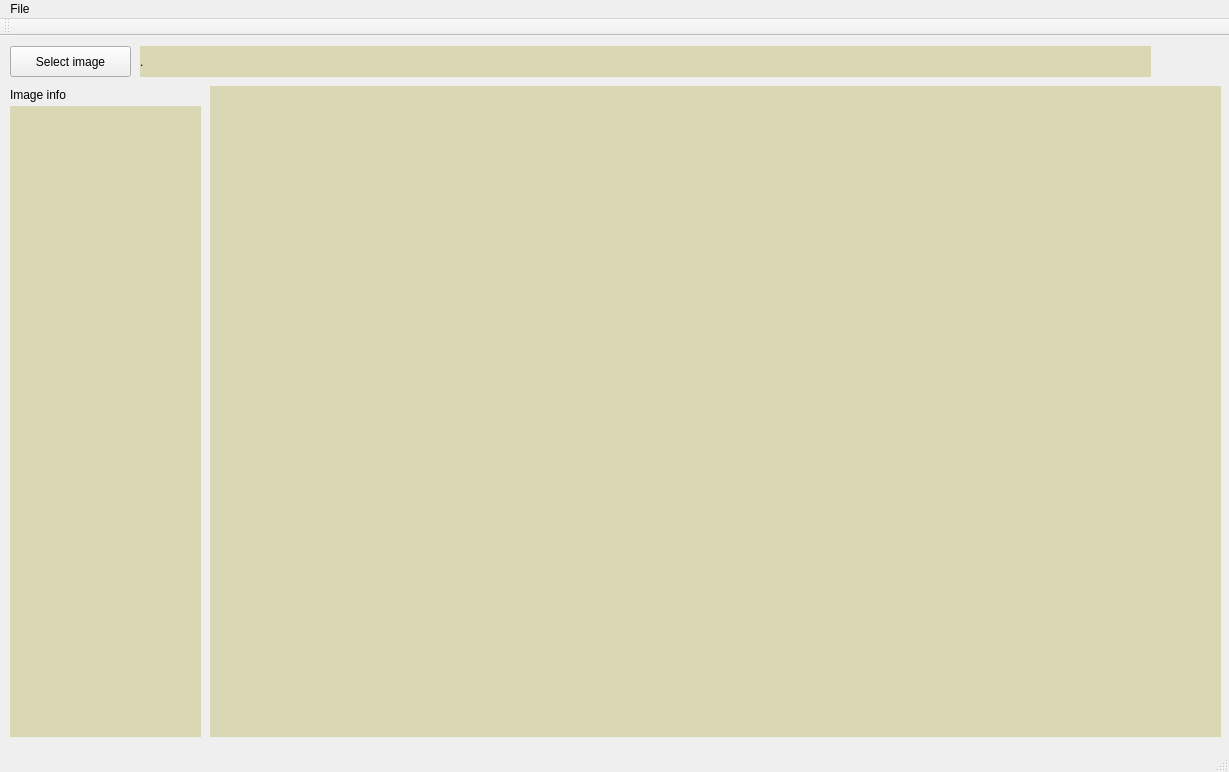
<?xml version="1.0" encoding="UTF-8"?>
<ui version="4.0">
 <class>MainWindow</class>
 <widget class="QMainWindow" name="MainWindow">
  <property name="geometry">
   <rect>
    <x>0</x>
    <y>0</y>
    <width>1229</width>
    <height>772</height>
   </rect>
  </property>
  <property name="windowTitle">
   <string>MainWindow</string>
  </property>
  <widget class="QWidget" name="centralWidget">
   <widget class="QPushButton" name="pb_SelectImg">
    <property name="geometry">
     <rect>
      <x>10</x>
      <y>10</y>
      <width>121</width>
      <height>31</height>
     </rect>
    </property>
    <property name="text">
     <string>Select image</string>
    </property>
   </widget>
   <widget class="QLabel" name="lb_fname">
    <property name="geometry">
     <rect>
      <x>140</x>
      <y>10</y>
      <width>1011</width>
      <height>31</height>
     </rect>
    </property>
    <property name="palette">
     <palette>
      <active>
       <colorrole role="WindowText">
        <brush brushstyle="SolidPattern">
         <color alpha="255">
          <red>0</red>
          <green>0</green>
          <blue>0</blue>
         </color>
        </brush>
       </colorrole>
       <colorrole role="Button">
        <brush brushstyle="SolidPattern">
         <color alpha="255">
          <red>218</red>
          <green>215</green>
          <blue>181</blue>
         </color>
        </brush>
       </colorrole>
       <colorrole role="Light">
        <brush brushstyle="SolidPattern">
         <color alpha="255">
          <red>255</red>
          <green>255</green>
          <blue>255</blue>
         </color>
        </brush>
       </colorrole>
       <colorrole role="Midlight">
        <brush brushstyle="SolidPattern">
         <color alpha="255">
          <red>236</red>
          <green>235</green>
          <blue>218</blue>
         </color>
        </brush>
       </colorrole>
       <colorrole role="Dark">
        <brush brushstyle="SolidPattern">
         <color alpha="255">
          <red>109</red>
          <green>107</green>
          <blue>90</blue>
         </color>
        </brush>
       </colorrole>
       <colorrole role="Mid">
        <brush brushstyle="SolidPattern">
         <color alpha="255">
          <red>145</red>
          <green>143</green>
          <blue>121</blue>
         </color>
        </brush>
       </colorrole>
       <colorrole role="Text">
        <brush brushstyle="SolidPattern">
         <color alpha="255">
          <red>0</red>
          <green>0</green>
          <blue>0</blue>
         </color>
        </brush>
       </colorrole>
       <colorrole role="BrightText">
        <brush brushstyle="SolidPattern">
         <color alpha="255">
          <red>255</red>
          <green>255</green>
          <blue>255</blue>
         </color>
        </brush>
       </colorrole>
       <colorrole role="ButtonText">
        <brush brushstyle="SolidPattern">
         <color alpha="255">
          <red>0</red>
          <green>0</green>
          <blue>0</blue>
         </color>
        </brush>
       </colorrole>
       <colorrole role="Base">
        <brush brushstyle="SolidPattern">
         <color alpha="255">
          <red>255</red>
          <green>255</green>
          <blue>255</blue>
         </color>
        </brush>
       </colorrole>
       <colorrole role="Window">
        <brush brushstyle="SolidPattern">
         <color alpha="255">
          <red>218</red>
          <green>215</green>
          <blue>181</blue>
         </color>
        </brush>
       </colorrole>
       <colorrole role="Shadow">
        <brush brushstyle="SolidPattern">
         <color alpha="255">
          <red>0</red>
          <green>0</green>
          <blue>0</blue>
         </color>
        </brush>
       </colorrole>
       <colorrole role="AlternateBase">
        <brush brushstyle="SolidPattern">
         <color alpha="255">
          <red>236</red>
          <green>235</green>
          <blue>218</blue>
         </color>
        </brush>
       </colorrole>
       <colorrole role="ToolTipBase">
        <brush brushstyle="SolidPattern">
         <color alpha="255">
          <red>255</red>
          <green>255</green>
          <blue>220</blue>
         </color>
        </brush>
       </colorrole>
       <colorrole role="ToolTipText">
        <brush brushstyle="SolidPattern">
         <color alpha="255">
          <red>0</red>
          <green>0</green>
          <blue>0</blue>
         </color>
        </brush>
       </colorrole>
      </active>
      <inactive>
       <colorrole role="WindowText">
        <brush brushstyle="SolidPattern">
         <color alpha="255">
          <red>0</red>
          <green>0</green>
          <blue>0</blue>
         </color>
        </brush>
       </colorrole>
       <colorrole role="Button">
        <brush brushstyle="SolidPattern">
         <color alpha="255">
          <red>218</red>
          <green>215</green>
          <blue>181</blue>
         </color>
        </brush>
       </colorrole>
       <colorrole role="Light">
        <brush brushstyle="SolidPattern">
         <color alpha="255">
          <red>255</red>
          <green>255</green>
          <blue>255</blue>
         </color>
        </brush>
       </colorrole>
       <colorrole role="Midlight">
        <brush brushstyle="SolidPattern">
         <color alpha="255">
          <red>236</red>
          <green>235</green>
          <blue>218</blue>
         </color>
        </brush>
       </colorrole>
       <colorrole role="Dark">
        <brush brushstyle="SolidPattern">
         <color alpha="255">
          <red>109</red>
          <green>107</green>
          <blue>90</blue>
         </color>
        </brush>
       </colorrole>
       <colorrole role="Mid">
        <brush brushstyle="SolidPattern">
         <color alpha="255">
          <red>145</red>
          <green>143</green>
          <blue>121</blue>
         </color>
        </brush>
       </colorrole>
       <colorrole role="Text">
        <brush brushstyle="SolidPattern">
         <color alpha="255">
          <red>0</red>
          <green>0</green>
          <blue>0</blue>
         </color>
        </brush>
       </colorrole>
       <colorrole role="BrightText">
        <brush brushstyle="SolidPattern">
         <color alpha="255">
          <red>255</red>
          <green>255</green>
          <blue>255</blue>
         </color>
        </brush>
       </colorrole>
       <colorrole role="ButtonText">
        <brush brushstyle="SolidPattern">
         <color alpha="255">
          <red>0</red>
          <green>0</green>
          <blue>0</blue>
         </color>
        </brush>
       </colorrole>
       <colorrole role="Base">
        <brush brushstyle="SolidPattern">
         <color alpha="255">
          <red>255</red>
          <green>255</green>
          <blue>255</blue>
         </color>
        </brush>
       </colorrole>
       <colorrole role="Window">
        <brush brushstyle="SolidPattern">
         <color alpha="255">
          <red>218</red>
          <green>215</green>
          <blue>181</blue>
         </color>
        </brush>
       </colorrole>
       <colorrole role="Shadow">
        <brush brushstyle="SolidPattern">
         <color alpha="255">
          <red>0</red>
          <green>0</green>
          <blue>0</blue>
         </color>
        </brush>
       </colorrole>
       <colorrole role="AlternateBase">
        <brush brushstyle="SolidPattern">
         <color alpha="255">
          <red>236</red>
          <green>235</green>
          <blue>218</blue>
         </color>
        </brush>
       </colorrole>
       <colorrole role="ToolTipBase">
        <brush brushstyle="SolidPattern">
         <color alpha="255">
          <red>255</red>
          <green>255</green>
          <blue>220</blue>
         </color>
        </brush>
       </colorrole>
       <colorrole role="ToolTipText">
        <brush brushstyle="SolidPattern">
         <color alpha="255">
          <red>0</red>
          <green>0</green>
          <blue>0</blue>
         </color>
        </brush>
       </colorrole>
      </inactive>
      <disabled>
       <colorrole role="WindowText">
        <brush brushstyle="SolidPattern">
         <color alpha="255">
          <red>109</red>
          <green>107</green>
          <blue>90</blue>
         </color>
        </brush>
       </colorrole>
       <colorrole role="Button">
        <brush brushstyle="SolidPattern">
         <color alpha="255">
          <red>218</red>
          <green>215</green>
          <blue>181</blue>
         </color>
        </brush>
       </colorrole>
       <colorrole role="Light">
        <brush brushstyle="SolidPattern">
         <color alpha="255">
          <red>255</red>
          <green>255</green>
          <blue>255</blue>
         </color>
        </brush>
       </colorrole>
       <colorrole role="Midlight">
        <brush brushstyle="SolidPattern">
         <color alpha="255">
          <red>236</red>
          <green>235</green>
          <blue>218</blue>
         </color>
        </brush>
       </colorrole>
       <colorrole role="Dark">
        <brush brushstyle="SolidPattern">
         <color alpha="255">
          <red>109</red>
          <green>107</green>
          <blue>90</blue>
         </color>
        </brush>
       </colorrole>
       <colorrole role="Mid">
        <brush brushstyle="SolidPattern">
         <color alpha="255">
          <red>145</red>
          <green>143</green>
          <blue>121</blue>
         </color>
        </brush>
       </colorrole>
       <colorrole role="Text">
        <brush brushstyle="SolidPattern">
         <color alpha="255">
          <red>109</red>
          <green>107</green>
          <blue>90</blue>
         </color>
        </brush>
       </colorrole>
       <colorrole role="BrightText">
        <brush brushstyle="SolidPattern">
         <color alpha="255">
          <red>255</red>
          <green>255</green>
          <blue>255</blue>
         </color>
        </brush>
       </colorrole>
       <colorrole role="ButtonText">
        <brush brushstyle="SolidPattern">
         <color alpha="255">
          <red>109</red>
          <green>107</green>
          <blue>90</blue>
         </color>
        </brush>
       </colorrole>
       <colorrole role="Base">
        <brush brushstyle="SolidPattern">
         <color alpha="255">
          <red>218</red>
          <green>215</green>
          <blue>181</blue>
         </color>
        </brush>
       </colorrole>
       <colorrole role="Window">
        <brush brushstyle="SolidPattern">
         <color alpha="255">
          <red>218</red>
          <green>215</green>
          <blue>181</blue>
         </color>
        </brush>
       </colorrole>
       <colorrole role="Shadow">
        <brush brushstyle="SolidPattern">
         <color alpha="255">
          <red>0</red>
          <green>0</green>
          <blue>0</blue>
         </color>
        </brush>
       </colorrole>
       <colorrole role="AlternateBase">
        <brush brushstyle="SolidPattern">
         <color alpha="255">
          <red>218</red>
          <green>215</green>
          <blue>181</blue>
         </color>
        </brush>
       </colorrole>
       <colorrole role="ToolTipBase">
        <brush brushstyle="SolidPattern">
         <color alpha="255">
          <red>255</red>
          <green>255</green>
          <blue>220</blue>
         </color>
        </brush>
       </colorrole>
       <colorrole role="ToolTipText">
        <brush brushstyle="SolidPattern">
         <color alpha="255">
          <red>0</red>
          <green>0</green>
          <blue>0</blue>
         </color>
        </brush>
       </colorrole>
      </disabled>
     </palette>
    </property>
    <property name="autoFillBackground">
     <bool>true</bool>
    </property>
    <property name="text">
     <string>.</string>
    </property>
    <property name="margin">
     <number>1</number>
    </property>
   </widget>
   <widget class="QLabel" name="lb_imgInfo">
    <property name="geometry">
     <rect>
      <x>10</x>
      <y>70</y>
      <width>191</width>
      <height>631</height>
     </rect>
    </property>
    <property name="palette">
     <palette>
      <active>
       <colorrole role="WindowText">
        <brush brushstyle="SolidPattern">
         <color alpha="255">
          <red>0</red>
          <green>0</green>
          <blue>0</blue>
         </color>
        </brush>
       </colorrole>
       <colorrole role="Button">
        <brush brushstyle="SolidPattern">
         <color alpha="255">
          <red>218</red>
          <green>215</green>
          <blue>181</blue>
         </color>
        </brush>
       </colorrole>
       <colorrole role="Light">
        <brush brushstyle="SolidPattern">
         <color alpha="255">
          <red>255</red>
          <green>255</green>
          <blue>255</blue>
         </color>
        </brush>
       </colorrole>
       <colorrole role="Midlight">
        <brush brushstyle="SolidPattern">
         <color alpha="255">
          <red>236</red>
          <green>235</green>
          <blue>218</blue>
         </color>
        </brush>
       </colorrole>
       <colorrole role="Dark">
        <brush brushstyle="SolidPattern">
         <color alpha="255">
          <red>109</red>
          <green>107</green>
          <blue>90</blue>
         </color>
        </brush>
       </colorrole>
       <colorrole role="Mid">
        <brush brushstyle="SolidPattern">
         <color alpha="255">
          <red>145</red>
          <green>143</green>
          <blue>121</blue>
         </color>
        </brush>
       </colorrole>
       <colorrole role="Text">
        <brush brushstyle="SolidPattern">
         <color alpha="255">
          <red>0</red>
          <green>0</green>
          <blue>0</blue>
         </color>
        </brush>
       </colorrole>
       <colorrole role="BrightText">
        <brush brushstyle="SolidPattern">
         <color alpha="255">
          <red>255</red>
          <green>255</green>
          <blue>255</blue>
         </color>
        </brush>
       </colorrole>
       <colorrole role="ButtonText">
        <brush brushstyle="SolidPattern">
         <color alpha="255">
          <red>0</red>
          <green>0</green>
          <blue>0</blue>
         </color>
        </brush>
       </colorrole>
       <colorrole role="Base">
        <brush brushstyle="SolidPattern">
         <color alpha="255">
          <red>255</red>
          <green>255</green>
          <blue>255</blue>
         </color>
        </brush>
       </colorrole>
       <colorrole role="Window">
        <brush brushstyle="SolidPattern">
         <color alpha="255">
          <red>218</red>
          <green>215</green>
          <blue>181</blue>
         </color>
        </brush>
       </colorrole>
       <colorrole role="Shadow">
        <brush brushstyle="SolidPattern">
         <color alpha="255">
          <red>0</red>
          <green>0</green>
          <blue>0</blue>
         </color>
        </brush>
       </colorrole>
       <colorrole role="AlternateBase">
        <brush brushstyle="SolidPattern">
         <color alpha="255">
          <red>236</red>
          <green>235</green>
          <blue>218</blue>
         </color>
        </brush>
       </colorrole>
       <colorrole role="ToolTipBase">
        <brush brushstyle="SolidPattern">
         <color alpha="255">
          <red>255</red>
          <green>255</green>
          <blue>220</blue>
         </color>
        </brush>
       </colorrole>
       <colorrole role="ToolTipText">
        <brush brushstyle="SolidPattern">
         <color alpha="255">
          <red>0</red>
          <green>0</green>
          <blue>0</blue>
         </color>
        </brush>
       </colorrole>
      </active>
      <inactive>
       <colorrole role="WindowText">
        <brush brushstyle="SolidPattern">
         <color alpha="255">
          <red>0</red>
          <green>0</green>
          <blue>0</blue>
         </color>
        </brush>
       </colorrole>
       <colorrole role="Button">
        <brush brushstyle="SolidPattern">
         <color alpha="255">
          <red>218</red>
          <green>215</green>
          <blue>181</blue>
         </color>
        </brush>
       </colorrole>
       <colorrole role="Light">
        <brush brushstyle="SolidPattern">
         <color alpha="255">
          <red>255</red>
          <green>255</green>
          <blue>255</blue>
         </color>
        </brush>
       </colorrole>
       <colorrole role="Midlight">
        <brush brushstyle="SolidPattern">
         <color alpha="255">
          <red>236</red>
          <green>235</green>
          <blue>218</blue>
         </color>
        </brush>
       </colorrole>
       <colorrole role="Dark">
        <brush brushstyle="SolidPattern">
         <color alpha="255">
          <red>109</red>
          <green>107</green>
          <blue>90</blue>
         </color>
        </brush>
       </colorrole>
       <colorrole role="Mid">
        <brush brushstyle="SolidPattern">
         <color alpha="255">
          <red>145</red>
          <green>143</green>
          <blue>121</blue>
         </color>
        </brush>
       </colorrole>
       <colorrole role="Text">
        <brush brushstyle="SolidPattern">
         <color alpha="255">
          <red>0</red>
          <green>0</green>
          <blue>0</blue>
         </color>
        </brush>
       </colorrole>
       <colorrole role="BrightText">
        <brush brushstyle="SolidPattern">
         <color alpha="255">
          <red>255</red>
          <green>255</green>
          <blue>255</blue>
         </color>
        </brush>
       </colorrole>
       <colorrole role="ButtonText">
        <brush brushstyle="SolidPattern">
         <color alpha="255">
          <red>0</red>
          <green>0</green>
          <blue>0</blue>
         </color>
        </brush>
       </colorrole>
       <colorrole role="Base">
        <brush brushstyle="SolidPattern">
         <color alpha="255">
          <red>255</red>
          <green>255</green>
          <blue>255</blue>
         </color>
        </brush>
       </colorrole>
       <colorrole role="Window">
        <brush brushstyle="SolidPattern">
         <color alpha="255">
          <red>218</red>
          <green>215</green>
          <blue>181</blue>
         </color>
        </brush>
       </colorrole>
       <colorrole role="Shadow">
        <brush brushstyle="SolidPattern">
         <color alpha="255">
          <red>0</red>
          <green>0</green>
          <blue>0</blue>
         </color>
        </brush>
       </colorrole>
       <colorrole role="AlternateBase">
        <brush brushstyle="SolidPattern">
         <color alpha="255">
          <red>236</red>
          <green>235</green>
          <blue>218</blue>
         </color>
        </brush>
       </colorrole>
       <colorrole role="ToolTipBase">
        <brush brushstyle="SolidPattern">
         <color alpha="255">
          <red>255</red>
          <green>255</green>
          <blue>220</blue>
         </color>
        </brush>
       </colorrole>
       <colorrole role="ToolTipText">
        <brush brushstyle="SolidPattern">
         <color alpha="255">
          <red>0</red>
          <green>0</green>
          <blue>0</blue>
         </color>
        </brush>
       </colorrole>
      </inactive>
      <disabled>
       <colorrole role="WindowText">
        <brush brushstyle="SolidPattern">
         <color alpha="255">
          <red>109</red>
          <green>107</green>
          <blue>90</blue>
         </color>
        </brush>
       </colorrole>
       <colorrole role="Button">
        <brush brushstyle="SolidPattern">
         <color alpha="255">
          <red>218</red>
          <green>215</green>
          <blue>181</blue>
         </color>
        </brush>
       </colorrole>
       <colorrole role="Light">
        <brush brushstyle="SolidPattern">
         <color alpha="255">
          <red>255</red>
          <green>255</green>
          <blue>255</blue>
         </color>
        </brush>
       </colorrole>
       <colorrole role="Midlight">
        <brush brushstyle="SolidPattern">
         <color alpha="255">
          <red>236</red>
          <green>235</green>
          <blue>218</blue>
         </color>
        </brush>
       </colorrole>
       <colorrole role="Dark">
        <brush brushstyle="SolidPattern">
         <color alpha="255">
          <red>109</red>
          <green>107</green>
          <blue>90</blue>
         </color>
        </brush>
       </colorrole>
       <colorrole role="Mid">
        <brush brushstyle="SolidPattern">
         <color alpha="255">
          <red>145</red>
          <green>143</green>
          <blue>121</blue>
         </color>
        </brush>
       </colorrole>
       <colorrole role="Text">
        <brush brushstyle="SolidPattern">
         <color alpha="255">
          <red>109</red>
          <green>107</green>
          <blue>90</blue>
         </color>
        </brush>
       </colorrole>
       <colorrole role="BrightText">
        <brush brushstyle="SolidPattern">
         <color alpha="255">
          <red>255</red>
          <green>255</green>
          <blue>255</blue>
         </color>
        </brush>
       </colorrole>
       <colorrole role="ButtonText">
        <brush brushstyle="SolidPattern">
         <color alpha="255">
          <red>109</red>
          <green>107</green>
          <blue>90</blue>
         </color>
        </brush>
       </colorrole>
       <colorrole role="Base">
        <brush brushstyle="SolidPattern">
         <color alpha="255">
          <red>218</red>
          <green>215</green>
          <blue>181</blue>
         </color>
        </brush>
       </colorrole>
       <colorrole role="Window">
        <brush brushstyle="SolidPattern">
         <color alpha="255">
          <red>218</red>
          <green>215</green>
          <blue>181</blue>
         </color>
        </brush>
       </colorrole>
       <colorrole role="Shadow">
        <brush brushstyle="SolidPattern">
         <color alpha="255">
          <red>0</red>
          <green>0</green>
          <blue>0</blue>
         </color>
        </brush>
       </colorrole>
       <colorrole role="AlternateBase">
        <brush brushstyle="SolidPattern">
         <color alpha="255">
          <red>218</red>
          <green>215</green>
          <blue>181</blue>
         </color>
        </brush>
       </colorrole>
       <colorrole role="ToolTipBase">
        <brush brushstyle="SolidPattern">
         <color alpha="255">
          <red>255</red>
          <green>255</green>
          <blue>220</blue>
         </color>
        </brush>
       </colorrole>
       <colorrole role="ToolTipText">
        <brush brushstyle="SolidPattern">
         <color alpha="255">
          <red>0</red>
          <green>0</green>
          <blue>0</blue>
         </color>
        </brush>
       </colorrole>
      </disabled>
     </palette>
    </property>
    <property name="autoFillBackground">
     <bool>true</bool>
    </property>
    <property name="text">
     <string>&lt;html&gt;&lt;head/&gt;&lt;body&gt;&lt;p&gt;&lt;br/&gt;&lt;/p&gt;&lt;/body&gt;&lt;/html&gt;</string>
    </property>
    <property name="margin">
     <number>1</number>
    </property>
   </widget>
   <widget class="QLabel" name="label">
    <property name="geometry">
     <rect>
      <x>10</x>
      <y>50</y>
      <width>111</width>
      <height>17</height>
     </rect>
    </property>
    <property name="text">
     <string>Image info</string>
    </property>
   </widget>
   <widget class="QLabel" name="lb_img">
    <property name="geometry">
     <rect>
      <x>210</x>
      <y>50</y>
      <width>1011</width>
      <height>651</height>
     </rect>
    </property>
    <property name="palette">
     <palette>
      <active>
       <colorrole role="WindowText">
        <brush brushstyle="SolidPattern">
         <color alpha="255">
          <red>0</red>
          <green>0</green>
          <blue>0</blue>
         </color>
        </brush>
       </colorrole>
       <colorrole role="Button">
        <brush brushstyle="SolidPattern">
         <color alpha="255">
          <red>218</red>
          <green>215</green>
          <blue>181</blue>
         </color>
        </brush>
       </colorrole>
       <colorrole role="Light">
        <brush brushstyle="SolidPattern">
         <color alpha="255">
          <red>255</red>
          <green>255</green>
          <blue>255</blue>
         </color>
        </brush>
       </colorrole>
       <colorrole role="Midlight">
        <brush brushstyle="SolidPattern">
         <color alpha="255">
          <red>236</red>
          <green>235</green>
          <blue>218</blue>
         </color>
        </brush>
       </colorrole>
       <colorrole role="Dark">
        <brush brushstyle="SolidPattern">
         <color alpha="255">
          <red>109</red>
          <green>107</green>
          <blue>90</blue>
         </color>
        </brush>
       </colorrole>
       <colorrole role="Mid">
        <brush brushstyle="SolidPattern">
         <color alpha="255">
          <red>145</red>
          <green>143</green>
          <blue>121</blue>
         </color>
        </brush>
       </colorrole>
       <colorrole role="Text">
        <brush brushstyle="SolidPattern">
         <color alpha="255">
          <red>0</red>
          <green>0</green>
          <blue>0</blue>
         </color>
        </brush>
       </colorrole>
       <colorrole role="BrightText">
        <brush brushstyle="SolidPattern">
         <color alpha="255">
          <red>255</red>
          <green>255</green>
          <blue>255</blue>
         </color>
        </brush>
       </colorrole>
       <colorrole role="ButtonText">
        <brush brushstyle="SolidPattern">
         <color alpha="255">
          <red>0</red>
          <green>0</green>
          <blue>0</blue>
         </color>
        </brush>
       </colorrole>
       <colorrole role="Base">
        <brush brushstyle="SolidPattern">
         <color alpha="255">
          <red>255</red>
          <green>255</green>
          <blue>255</blue>
         </color>
        </brush>
       </colorrole>
       <colorrole role="Window">
        <brush brushstyle="SolidPattern">
         <color alpha="255">
          <red>218</red>
          <green>215</green>
          <blue>181</blue>
         </color>
        </brush>
       </colorrole>
       <colorrole role="Shadow">
        <brush brushstyle="SolidPattern">
         <color alpha="255">
          <red>0</red>
          <green>0</green>
          <blue>0</blue>
         </color>
        </brush>
       </colorrole>
       <colorrole role="AlternateBase">
        <brush brushstyle="SolidPattern">
         <color alpha="255">
          <red>236</red>
          <green>235</green>
          <blue>218</blue>
         </color>
        </brush>
       </colorrole>
       <colorrole role="ToolTipBase">
        <brush brushstyle="SolidPattern">
         <color alpha="255">
          <red>255</red>
          <green>255</green>
          <blue>220</blue>
         </color>
        </brush>
       </colorrole>
       <colorrole role="ToolTipText">
        <brush brushstyle="SolidPattern">
         <color alpha="255">
          <red>0</red>
          <green>0</green>
          <blue>0</blue>
         </color>
        </brush>
       </colorrole>
      </active>
      <inactive>
       <colorrole role="WindowText">
        <brush brushstyle="SolidPattern">
         <color alpha="255">
          <red>0</red>
          <green>0</green>
          <blue>0</blue>
         </color>
        </brush>
       </colorrole>
       <colorrole role="Button">
        <brush brushstyle="SolidPattern">
         <color alpha="255">
          <red>218</red>
          <green>215</green>
          <blue>181</blue>
         </color>
        </brush>
       </colorrole>
       <colorrole role="Light">
        <brush brushstyle="SolidPattern">
         <color alpha="255">
          <red>255</red>
          <green>255</green>
          <blue>255</blue>
         </color>
        </brush>
       </colorrole>
       <colorrole role="Midlight">
        <brush brushstyle="SolidPattern">
         <color alpha="255">
          <red>236</red>
          <green>235</green>
          <blue>218</blue>
         </color>
        </brush>
       </colorrole>
       <colorrole role="Dark">
        <brush brushstyle="SolidPattern">
         <color alpha="255">
          <red>109</red>
          <green>107</green>
          <blue>90</blue>
         </color>
        </brush>
       </colorrole>
       <colorrole role="Mid">
        <brush brushstyle="SolidPattern">
         <color alpha="255">
          <red>145</red>
          <green>143</green>
          <blue>121</blue>
         </color>
        </brush>
       </colorrole>
       <colorrole role="Text">
        <brush brushstyle="SolidPattern">
         <color alpha="255">
          <red>0</red>
          <green>0</green>
          <blue>0</blue>
         </color>
        </brush>
       </colorrole>
       <colorrole role="BrightText">
        <brush brushstyle="SolidPattern">
         <color alpha="255">
          <red>255</red>
          <green>255</green>
          <blue>255</blue>
         </color>
        </brush>
       </colorrole>
       <colorrole role="ButtonText">
        <brush brushstyle="SolidPattern">
         <color alpha="255">
          <red>0</red>
          <green>0</green>
          <blue>0</blue>
         </color>
        </brush>
       </colorrole>
       <colorrole role="Base">
        <brush brushstyle="SolidPattern">
         <color alpha="255">
          <red>255</red>
          <green>255</green>
          <blue>255</blue>
         </color>
        </brush>
       </colorrole>
       <colorrole role="Window">
        <brush brushstyle="SolidPattern">
         <color alpha="255">
          <red>218</red>
          <green>215</green>
          <blue>181</blue>
         </color>
        </brush>
       </colorrole>
       <colorrole role="Shadow">
        <brush brushstyle="SolidPattern">
         <color alpha="255">
          <red>0</red>
          <green>0</green>
          <blue>0</blue>
         </color>
        </brush>
       </colorrole>
       <colorrole role="AlternateBase">
        <brush brushstyle="SolidPattern">
         <color alpha="255">
          <red>236</red>
          <green>235</green>
          <blue>218</blue>
         </color>
        </brush>
       </colorrole>
       <colorrole role="ToolTipBase">
        <brush brushstyle="SolidPattern">
         <color alpha="255">
          <red>255</red>
          <green>255</green>
          <blue>220</blue>
         </color>
        </brush>
       </colorrole>
       <colorrole role="ToolTipText">
        <brush brushstyle="SolidPattern">
         <color alpha="255">
          <red>0</red>
          <green>0</green>
          <blue>0</blue>
         </color>
        </brush>
       </colorrole>
      </inactive>
      <disabled>
       <colorrole role="WindowText">
        <brush brushstyle="SolidPattern">
         <color alpha="255">
          <red>109</red>
          <green>107</green>
          <blue>90</blue>
         </color>
        </brush>
       </colorrole>
       <colorrole role="Button">
        <brush brushstyle="SolidPattern">
         <color alpha="255">
          <red>218</red>
          <green>215</green>
          <blue>181</blue>
         </color>
        </brush>
       </colorrole>
       <colorrole role="Light">
        <brush brushstyle="SolidPattern">
         <color alpha="255">
          <red>255</red>
          <green>255</green>
          <blue>255</blue>
         </color>
        </brush>
       </colorrole>
       <colorrole role="Midlight">
        <brush brushstyle="SolidPattern">
         <color alpha="255">
          <red>236</red>
          <green>235</green>
          <blue>218</blue>
         </color>
        </brush>
       </colorrole>
       <colorrole role="Dark">
        <brush brushstyle="SolidPattern">
         <color alpha="255">
          <red>109</red>
          <green>107</green>
          <blue>90</blue>
         </color>
        </brush>
       </colorrole>
       <colorrole role="Mid">
        <brush brushstyle="SolidPattern">
         <color alpha="255">
          <red>145</red>
          <green>143</green>
          <blue>121</blue>
         </color>
        </brush>
       </colorrole>
       <colorrole role="Text">
        <brush brushstyle="SolidPattern">
         <color alpha="255">
          <red>109</red>
          <green>107</green>
          <blue>90</blue>
         </color>
        </brush>
       </colorrole>
       <colorrole role="BrightText">
        <brush brushstyle="SolidPattern">
         <color alpha="255">
          <red>255</red>
          <green>255</green>
          <blue>255</blue>
         </color>
        </brush>
       </colorrole>
       <colorrole role="ButtonText">
        <brush brushstyle="SolidPattern">
         <color alpha="255">
          <red>109</red>
          <green>107</green>
          <blue>90</blue>
         </color>
        </brush>
       </colorrole>
       <colorrole role="Base">
        <brush brushstyle="SolidPattern">
         <color alpha="255">
          <red>218</red>
          <green>215</green>
          <blue>181</blue>
         </color>
        </brush>
       </colorrole>
       <colorrole role="Window">
        <brush brushstyle="SolidPattern">
         <color alpha="255">
          <red>218</red>
          <green>215</green>
          <blue>181</blue>
         </color>
        </brush>
       </colorrole>
       <colorrole role="Shadow">
        <brush brushstyle="SolidPattern">
         <color alpha="255">
          <red>0</red>
          <green>0</green>
          <blue>0</blue>
         </color>
        </brush>
       </colorrole>
       <colorrole role="AlternateBase">
        <brush brushstyle="SolidPattern">
         <color alpha="255">
          <red>218</red>
          <green>215</green>
          <blue>181</blue>
         </color>
        </brush>
       </colorrole>
       <colorrole role="ToolTipBase">
        <brush brushstyle="SolidPattern">
         <color alpha="255">
          <red>255</red>
          <green>255</green>
          <blue>220</blue>
         </color>
        </brush>
       </colorrole>
       <colorrole role="ToolTipText">
        <brush brushstyle="SolidPattern">
         <color alpha="255">
          <red>0</red>
          <green>0</green>
          <blue>0</blue>
         </color>
        </brush>
       </colorrole>
      </disabled>
     </palette>
    </property>
    <property name="autoFillBackground">
     <bool>true</bool>
    </property>
    <property name="text">
     <string>&lt;html&gt;&lt;head/&gt;&lt;body&gt;&lt;p&gt;&lt;br/&gt;&lt;/p&gt;&lt;/body&gt;&lt;/html&gt;</string>
    </property>
    <property name="margin">
     <number>1</number>
    </property>
   </widget>
  </widget>
  <widget class="QMenuBar" name="menuBar">
   <property name="geometry">
    <rect>
     <x>0</x>
     <y>0</y>
     <width>1229</width>
     <height>25</height>
    </rect>
   </property>
   <widget class="QMenu" name="menuQtImReadShow">
    <property name="title">
     <string>File</string>
    </property>
    <addaction name="actionOpen"/>
   </widget>
   <addaction name="menuQtImReadShow"/>
  </widget>
  <widget class="QToolBar" name="mainToolBar">
   <attribute name="toolBarArea">
    <enum>TopToolBarArea</enum>
   </attribute>
   <attribute name="toolBarBreak">
    <bool>false</bool>
   </attribute>
  </widget>
  <widget class="QStatusBar" name="statusBar"/>
  <action name="actionOpen">
   <property name="text">
    <string>Open ...</string>
   </property>
  </action>
 </widget>
 <layoutdefault spacing="6" margin="11"/>
 <resources/>
 <connections/>
</ui>
